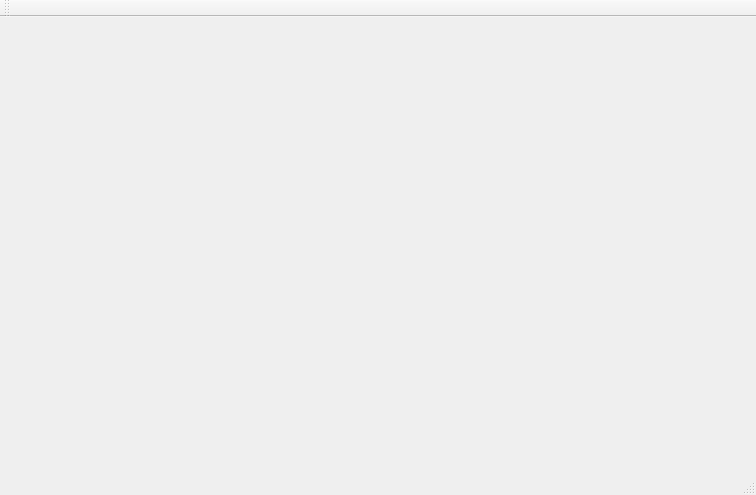
<?xml version="1.0" encoding="UTF-8"?>
<ui version="4.0">
 <class>MainWindow</class>
 <widget class="QMainWindow" name="MainWindow">
  <property name="geometry">
   <rect>
    <x>0</x>
    <y>0</y>
    <width>756</width>
    <height>495</height>
   </rect>
  </property>
  <property name="windowTitle">
   <string>MainWindow</string>
  </property>
  <widget class="QWidget" name="centralWidget">
   <layout class="QGridLayout" name="gridLayout">
    <item row="0" column="0">
     <widget class="PainterWidget" name="widget" native="true">
      <property name="enabled">
       <bool>true</bool>
      </property>
     </widget>
    </item>
   </layout>
  </widget>
  <widget class="QMenuBar" name="menuBar">
   <property name="geometry">
    <rect>
     <x>0</x>
     <y>0</y>
     <width>756</width>
     <height>21</height>
    </rect>
   </property>
  </widget>
  <widget class="QToolBar" name="mainToolBar">
   <attribute name="toolBarArea">
    <enum>TopToolBarArea</enum>
   </attribute>
   <attribute name="toolBarBreak">
    <bool>false</bool>
   </attribute>
  </widget>
  <widget class="QStatusBar" name="statusBar"/>
 </widget>
 <layoutdefault spacing="6" margin="11"/>
 <customwidgets>
  <customwidget>
   <class>PainterWidget</class>
   <extends>QWidget</extends>
   <header>painterwidget.h</header>
   <container>1</container>
  </customwidget>
 </customwidgets>
 <resources/>
 <connections/>
</ui>
